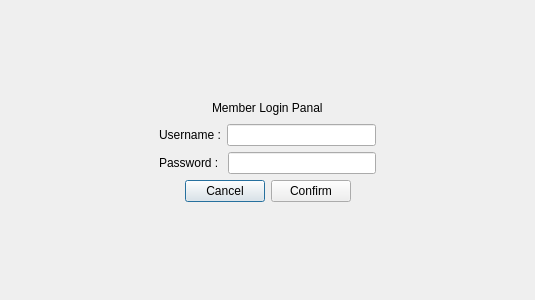
<?xml version="1.0" encoding="UTF-8"?>
<ui version="4.0">
 <class>memberlogin</class>
 <widget class="QDialog" name="memberlogin">
  <property name="geometry">
   <rect>
    <x>0</x>
    <y>0</y>
    <width>535</width>
    <height>300</height>
   </rect>
  </property>
  <property name="windowTitle">
   <string>Dialog</string>
  </property>
  <layout class="QVBoxLayout" name="verticalLayout_2">
   <item>
    <layout class="QVBoxLayout" name="verticalLayout">
     <item>
      <spacer name="verticalSpacer">
       <property name="orientation">
        <enum>Qt::Orientation::Vertical</enum>
       </property>
       <property name="sizeHint" stdset="0">
        <size>
         <width>20</width>
         <height>40</height>
        </size>
       </property>
      </spacer>
     </item>
    </layout>
   </item>
   <item>
    <layout class="QHBoxLayout" name="horizontalLayout">
     <item>
      <spacer name="horizontalSpacer">
       <property name="orientation">
        <enum>Qt::Orientation::Horizontal</enum>
       </property>
       <property name="sizeHint" stdset="0">
        <size>
         <width>40</width>
         <height>20</height>
        </size>
       </property>
      </spacer>
     </item>
     <item>
      <widget class="QLabel" name="label">
       <property name="styleSheet">
        <string notr="true">font: 24pt &quot;Segoe UI&quot;;
font: 700 24pt &quot;Segoe UI&quot;;</string>
       </property>
       <property name="text">
        <string>Member Login Panal</string>
       </property>
      </widget>
     </item>
     <item>
      <spacer name="horizontalSpacer_2">
       <property name="orientation">
        <enum>Qt::Orientation::Horizontal</enum>
       </property>
       <property name="sizeHint" stdset="0">
        <size>
         <width>40</width>
         <height>20</height>
        </size>
       </property>
      </spacer>
     </item>
    </layout>
   </item>
   <item>
    <layout class="QHBoxLayout" name="horizontalLayout_4">
     <item>
      <spacer name="horizontalSpacer_5">
       <property name="orientation">
        <enum>Qt::Orientation::Horizontal</enum>
       </property>
       <property name="sizeHint" stdset="0">
        <size>
         <width>40</width>
         <height>20</height>
        </size>
       </property>
      </spacer>
     </item>
     <item>
      <widget class="QLabel" name="label_2">
       <property name="styleSheet">
        <string notr="true">font: 14pt &quot;Segoe UI&quot;;</string>
       </property>
       <property name="text">
        <string>Username :</string>
       </property>
      </widget>
     </item>
     <item>
      <widget class="QLineEdit" name="lineEditUsername"/>
     </item>
     <item>
      <spacer name="horizontalSpacer_6">
       <property name="orientation">
        <enum>Qt::Orientation::Horizontal</enum>
       </property>
       <property name="sizeHint" stdset="0">
        <size>
         <width>40</width>
         <height>20</height>
        </size>
       </property>
      </spacer>
     </item>
    </layout>
   </item>
   <item>
    <layout class="QHBoxLayout" name="horizontalLayout_3">
     <item>
      <spacer name="horizontalSpacer_8">
       <property name="orientation">
        <enum>Qt::Orientation::Horizontal</enum>
       </property>
       <property name="sizeHint" stdset="0">
        <size>
         <width>40</width>
         <height>20</height>
        </size>
       </property>
      </spacer>
     </item>
     <item>
      <widget class="QLabel" name="label_3">
       <property name="styleSheet">
        <string notr="true">font: 14pt &quot;Segoe UI&quot;;</string>
       </property>
       <property name="text">
        <string>Password : </string>
       </property>
      </widget>
     </item>
     <item>
      <widget class="QLineEdit" name="lineEditPassword"/>
     </item>
     <item>
      <spacer name="horizontalSpacer_7">
       <property name="orientation">
        <enum>Qt::Orientation::Horizontal</enum>
       </property>
       <property name="sizeHint" stdset="0">
        <size>
         <width>40</width>
         <height>20</height>
        </size>
       </property>
      </spacer>
     </item>
    </layout>
   </item>
   <item>
    <layout class="QHBoxLayout" name="horizontalLayout_2">
     <item>
      <spacer name="horizontalSpacer_3">
       <property name="orientation">
        <enum>Qt::Orientation::Horizontal</enum>
       </property>
       <property name="sizeHint" stdset="0">
        <size>
         <width>40</width>
         <height>20</height>
        </size>
       </property>
      </spacer>
     </item>
     <item>
      <widget class="QPushButton" name="pushButton">
       <property name="sizePolicy">
        <sizepolicy hsizetype="Preferred" vsizetype="Preferred">
         <horstretch>0</horstretch>
         <verstretch>0</verstretch>
        </sizepolicy>
       </property>
       <property name="text">
        <string>Cancel</string>
       </property>
      </widget>
     </item>
     <item>
      <widget class="QPushButton" name="Confirm">
       <property name="sizePolicy">
        <sizepolicy hsizetype="Preferred" vsizetype="Preferred">
         <horstretch>0</horstretch>
         <verstretch>0</verstretch>
        </sizepolicy>
       </property>
       <property name="text">
        <string>Confirm</string>
       </property>
      </widget>
     </item>
     <item>
      <spacer name="horizontalSpacer_4">
       <property name="orientation">
        <enum>Qt::Orientation::Horizontal</enum>
       </property>
       <property name="sizeHint" stdset="0">
        <size>
         <width>40</width>
         <height>20</height>
        </size>
       </property>
      </spacer>
     </item>
    </layout>
   </item>
   <item>
    <spacer name="verticalSpacer_2">
     <property name="orientation">
      <enum>Qt::Orientation::Vertical</enum>
     </property>
     <property name="sizeHint" stdset="0">
      <size>
       <width>155</width>
       <height>81</height>
      </size>
     </property>
    </spacer>
   </item>
  </layout>
 </widget>
 <resources/>
 <connections>
  <connection>
   <sender>pushButton</sender>
   <signal>clicked()</signal>
   <receiver>memberlogin</receiver>
   <slot>close()</slot>
   <hints>
    <hint type="sourcelabel">
     <x>220</x>
     <y>199</y>
    </hint>
    <hint type="destinationlabel">
     <x>220</x>
     <y>225</y>
    </hint>
   </hints>
  </connection>
 </connections>
</ui>
